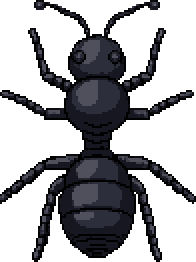
#> input picture assets/images/black_ant.png, 98 x 131 px (shown 2 times larger)
$ python -i blur.py   (imports and definitions only)
#> lines starting #> are read from the running program, lines starting #| are printed output that depends on the picture
import pygame
from PIL import Image, ImageFilter
from pathlib import Path


def blur_image(path: str | Path) -> pygame.Surface:
#> called with path = '../assets/images/black_ant.png'
    img = Image.open(path).convert("RGBA")
#> img is the input picture: PIL image 98x131 RGBA; mean R, G, B, A 169.3, 169.4, 172.3, 97

    img = img.filter(ImageFilter.GaussianBlur(radius=5))
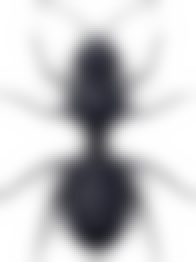
#> img: PIL image 98x131 RGBA (shown 2 times larger); mean R, G, B, A 169.9, 170, 172.9, 96.3; transparent parts drawn white

    mode = img.mode
#> mode = 'RGBA'
    size = img.size
#> size = (98, 131)
    data = img.tobytes()
    surface = pygame.image.fromstring(data, size, mode)

    return surface

>>> result = blur_image('../assets/images/black_ant.png')
